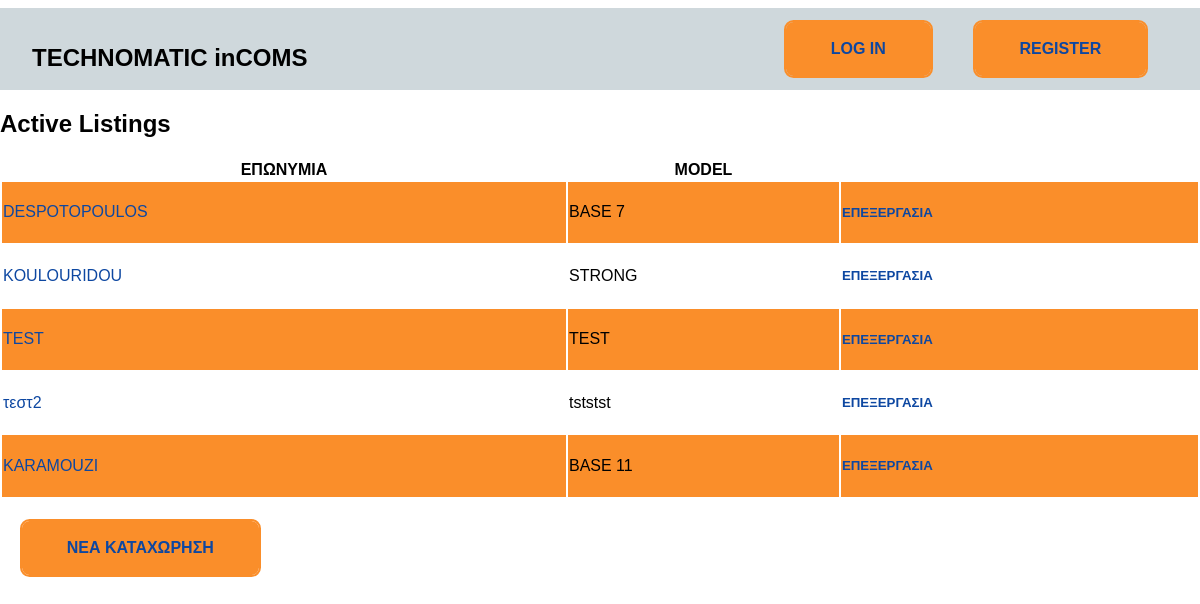
Page /cLogs on the earlier database version.
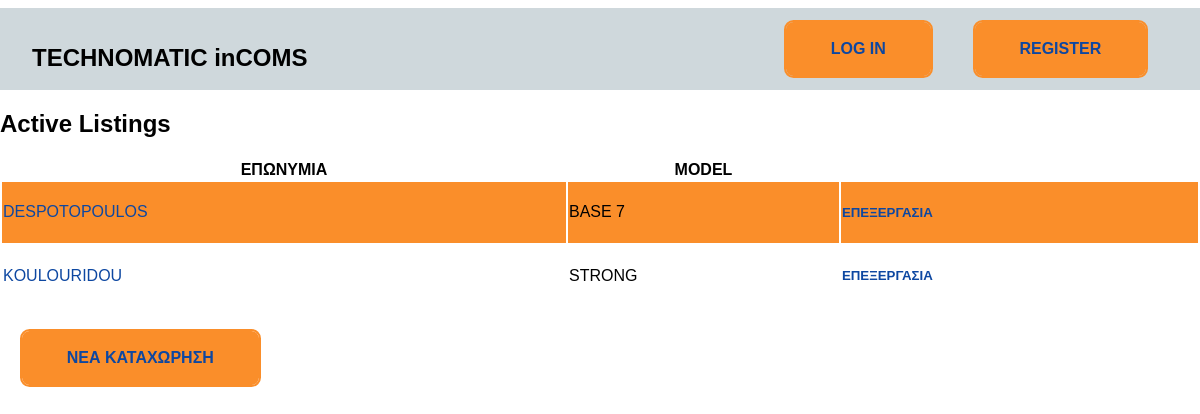
Same page on the later database version.
### log/models.py (models this page shows, shortened)
class cList(models.Model):
    cOwner = models.CharField(max_length=32)
    cModel = models.CharField(max_length=32)
    cSerial = models.CharField(max_length=32)
    cBuyDate = models.DateField()

### log/views.py (the view)
# urls.py: path("cLogs", views.cLogs,name="cLogs"),
def cLogs(request):
        activeItems = cList.objects.all()
        return render(request, "incoms/cLogs.html",{
            "activeItems":activeItems,
        })

### log/templates/incoms/cLogs.html
{% extends "incoms/layout.html" %}
{% block body %}
    <h2>Active Listings</h2>
    <table>
        <tr>
          <th>ΕΠΩΝΥΜΙΑ</th>
          <th>MODEL</th>
          <th></th>
        </tr>
    {% for item in activeItems %}
    <div>
            <tr>
              <td><a href="{% url 'itemview' id=item.id %}">{{ item.cOwner }}</a></td>
              <td>{{ item.cModel }}</td>
              <td> <h5><a href="{% url 'editEntry' id=item.id %}">ΕΠΕΞΕΡΓΑΣΙΑ</h5></td>
            </tr>
    </div>
    {%endfor%}
</table>
    <button class="btn third"type="submit"><a href="{% url 'newEntry' %}">ΝΕΑ ΚΑΤΑΧΩΡΗΣΗ</button>
{% endblock %}

Differences in the rows shown:
removed cList: cOwner "TEST", cModel "TEST"
removed cList: cOwner "τεστ2", cModel "tststst"
removed cList: cOwner "KARAMOUZI", cModel "BASE 11"
